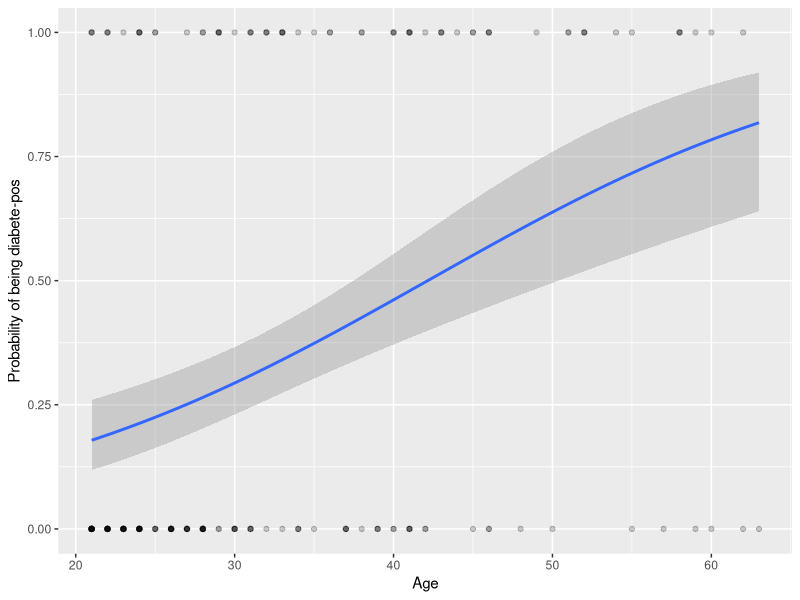
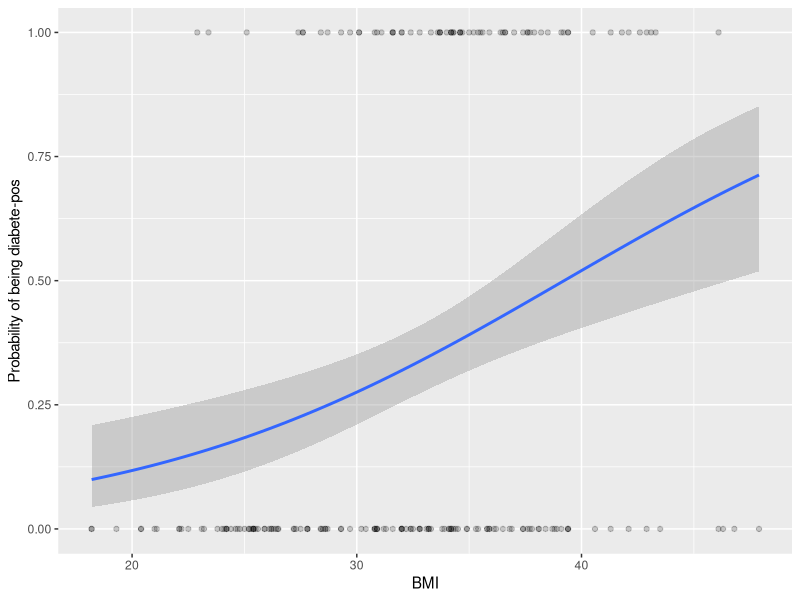
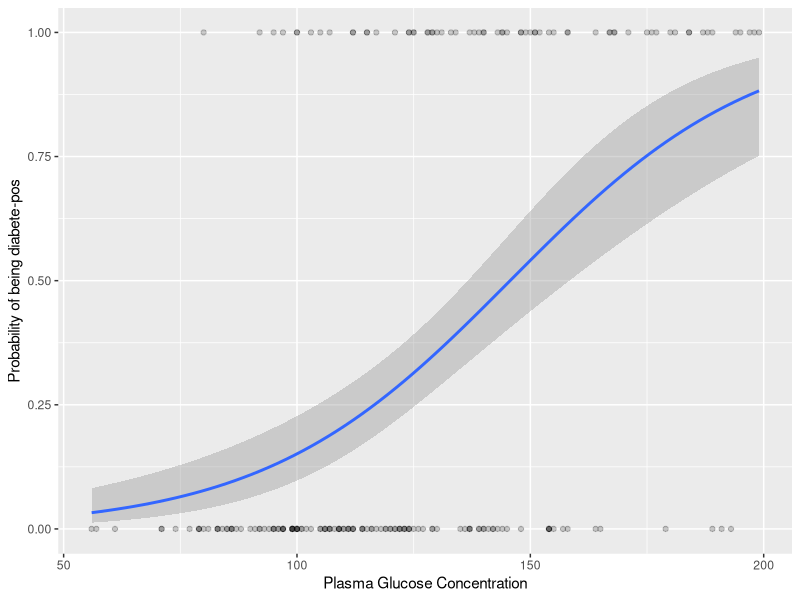
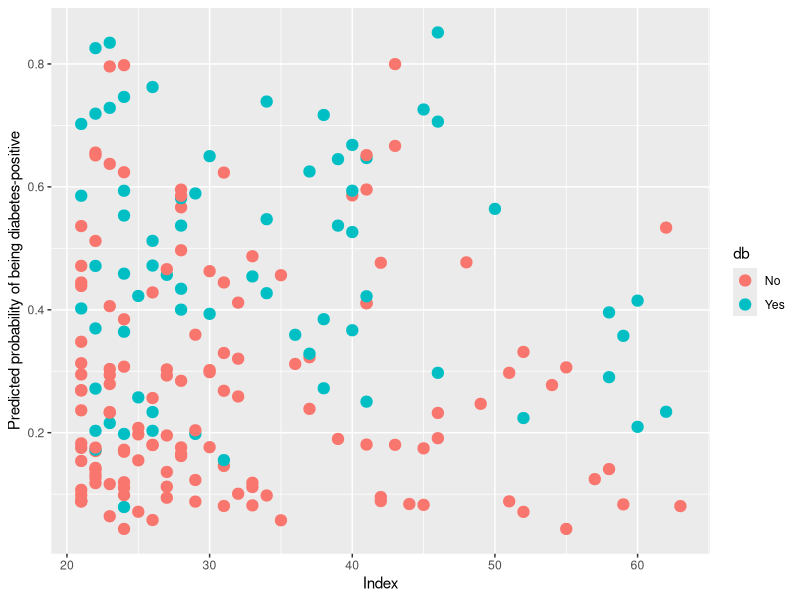
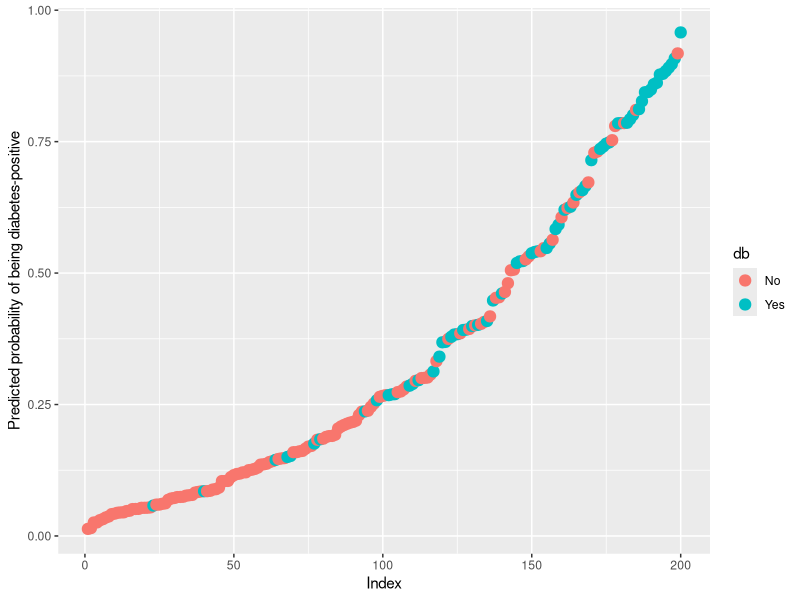

The R source for these figures, in order:
# --- Preparation --- #

# Reading in necessary libraries
library(tidyverse)
library(MASS)
library(ggplot2)
library(cowplot)

# Setting Working Directory
setwd("...")

# Reading in Data
table1 = Pima.tr
attach(table1)

###############(A)################

# Choose an optimal predict model

# Age
m1 <- glm(type ~ age, family = binomial)
summary(m1)

# Number of pregnancies
m2 <- glm(type ~ npreg, family = binomial)
summary(m2)

# Skin fold thickness
m3 <- glm(type ~ skin, family = binomial)
summary(m3)

# BMI
m4 <- glm(type ~ bmi, family = binomial)
summary(m4)

# With all nonlaborotory data
mnon <- glm(type ~ age + npreg + skin + bmi, family = binomial)
summary(mnon)

# With only significant terms of above results
mbest <- glm(type ~ age + bmi, family = binomial)
summary(mbest)

# Logistic regression plot of age

table1 %>%
  mutate(prob = ifelse(type == "Yes", 1, 0)) %>%
  ggplot(aes(age, prob)) +
  geom_point(alpha = 0.2) +
  geom_smooth(method = "glm", method.args = list(family = "binomial")) +
  labs(
    x = "Age",
    y = "Probability of being diabete-pos"
  )

# Logistic regression plot of bmi
table1 %>%
  mutate(prob = ifelse(type == "Yes", 1, 0)) %>%
  ggplot(aes(bmi, prob)) +
  geom_point(alpha = 0.2) +
  geom_smooth(method = "glm", method.args = list(family = "binomial")) +
  labs(
    x = "BMI",
    y = "Probability of being diabete-pos"
  )

########### example #############

# Predict with mbest model
age20 <- data.frame(age=20, bmi=c(20, 30, 40))
age50 <- data.frame(age=50, bmi=c(20, 30, 40))
probabilities20 <- predict(mbest, age20, type="response")
probabilities50 <- predict(mbest, age50, type="response")

# Check predicted probabilities
probabilities20
probabilities50

#############################
#############(B)#############

bestmodel <- glm(type ~ glu + bmi + age, family=binomial)
summary(bestmodel)

# Logistic regression plot of glucose
table1 %>%
  mutate(prob = ifelse(type == "Yes", 1, 0)) %>%
  ggplot(aes(glu, prob)) +
  geom_point(alpha = 0.2) +
  geom_smooth(method = "glm", method.args = list(family = "binomial")) +
  labs(
    x = "Plasma Glucose Concentration",
    y = "Probability of being diabete-pos"
  )

### Calculate accuracy with Pima.tr ###

# Predict probability
prob_A <- predict(mbest, table1, type="response")
prob_B <- predict(bestmodel, table1, type="response")

# Classify diabetes with result probability
result_A <- ifelse(prob_A > 0.5, "Yes", "No")
result_B <- ifelse(prob_B > 0.5, "Yes", "No")

# Compare result with actual data
mean(result_A == type)
mean(result_B == type)

### Calculate accuracy with Pima.tr ###

# Load test data
testdata <- Pima.te

# Predict probability
prob_A <- predict(mbest, testdata, type="response")
prob_B <- predict(bestmodel, testdata, type="response")

# Classify diabetes with result probability
result_A <- ifelse(prob_A > 0.5, "Yes", "No")
result_B <- ifelse(prob_B > 0.5, "Yes", "No")

# Compare result with actual data
mean(result_A == testdata$type)
mean(result_B == testdata$type)

# Accuracy graph
predict_A <- data.frame(prob.db=mbest$fitted.values, db=type)
predict_B <- data.frame(prob.db=bestmodel$fitted.values, db=type)

# Order probability the way to increase
predict_A <- predict_A[order(predict_A$prob.db, decreasing = FALSE),]
predict_B <- predict_B[order(predict_B$prob.db, decreasing = FALSE),]

# Added index
predict_A$rank <- 1:nrow(predict_A)
predict_B$rank <- 1:nrow(predict_B)


ggplot(data=predict_A, aes(x=age, y=prob.db)) + geom_point(aes(color=db), alpha=1, stroke=2) + xlab("Index") + 
       ylab("Predicted probability of being diabetes-positive")

ggplot(data=predict_B, aes(x=rank, y=prob.db)) + geom_point(aes(color=db), alpha=1, stroke=2) + xlab("Index") + 
       ylab("Predicted probability of being diabetes-positive")

